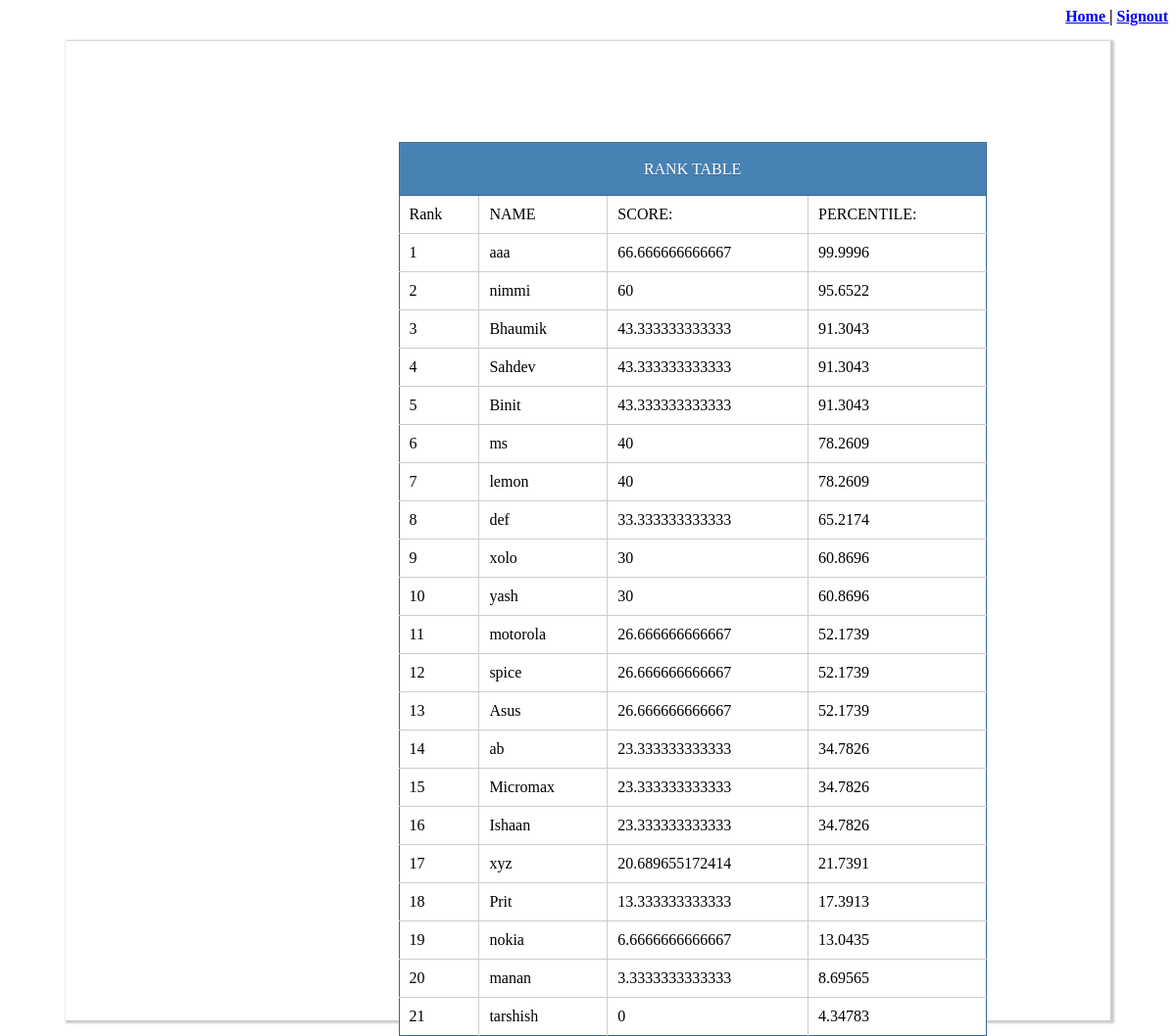
The page /admin/disprank2.php (signed in) on the database its author committed.
### tables this page shows
CREATE TABLE IF NOT EXISTS `users` (
  `userid` int(11) NOT NULL,
  `name` varchar(30) NOT NULL,
  `username` varchar(30) NOT NULL,
  `password` varchar(30) NOT NULL,
  `phone` varchar(30) NOT NULL,
  `city` varchar(30) NOT NULL,
  `percent` double NOT NULL,
  `percentile` float NOT NULL,
  `qoruq` varchar(52) NOT NULL
);

### admin/disprank2.php (the view, shortened to what this page needs)
<p align="right">
<strong><a href="login.php"> Home </a>|
<strong><a href="index.php">Signout</a></strong>
</p>
<div style="margin:auto;width:90%;height:1000px;box-shadow:2px 1px 2px 2px #CCCCCC;text-align:left">
<div style="margin-left:20%;padding-top:5%">
<table>
<th colspan='8'>
RANK TABLE
</th>
<tr>
<td >
Rank
</td>
<td >
NAME
</td>
<td >
SCORE:
</td>
<td >
PERCENTILE:
</td>
</tr>
<?php
$con=new PDO('mysql:host=127.0.0.1;dbname=aptitude_test','root','');
$q=$con->query('select * from users');
$x=0;
while($r=$q->fetch(PDO::FETCH_OBJ))
{
$arr[$r->name]=$r->percent;
}
arsort($arr);
foreach($arr as $var=>$element)
{$x++;
 $sql="select * from users where name='$var'";
 $q=$con->query($sql);
$r=$q->fetch();
 echo "<tr><td>".$x."</td><td>".$var."</td><td>".$element."</td><td>".$r['percentile']."</td></tr>";
}
?>
</table>

### admin/disprank2.php (style rules this page uses)
table { width: 100%; max-width: 600px; height: 320px; border-collapse: collapse; border: 1px solid #38678f; margin: 50px auto; background: white; }
th { background: steelblue; height: 54px; width: 25%; font-weight: lighter; text-shadow: 0 1px 0 #38678f; color: white; border: 1px solid #38678f; box-shadow: inset 0px 1px 2px #568ebd; transition: all 0.2s; }
tr { border-bottom: 1px solid #cccccc; }
tr:last-child { border-bottom: 0px; }
td { border-right: 1px solid #cccccc; padding: 10px; transition: all 0.2s; }
td:last-child { border-right: 0px; }

### rows shown on the page
users: percentile "99.9996"
users: percentile "95.6522"
users: percentile "91.3043"
users: percentile "91.3043"
users: percentile "91.3043"
users: percentile "78.2609"
users: percentile "78.2609"
users: percentile "65.2174"
users: percentile "60.8696"
users: percentile "60.8696"
users: percentile "52.1739"
users: percentile "52.1739"
users: percentile "52.1739"
users: percentile "34.7826"
users: percentile "34.7826"
users: percentile "34.7826"
users: percentile "21.7391"
users: percentile "17.3913"
users: percentile "13.0435"
users: percentile "8.69565"
users: percentile "4.34783"

### other values the page prints
$var "aaa"
$element "66.666666666667"
$var "nimmi"
$element "60"
$var "Bhaumik"
$element "43.333333333333"
$var "Sahdev"
$var "Binit"
$var "ms"
$element "40"
$var "lemon"
$var "def"
$element "33.333333333333"
$var "xolo"
$element "30"
